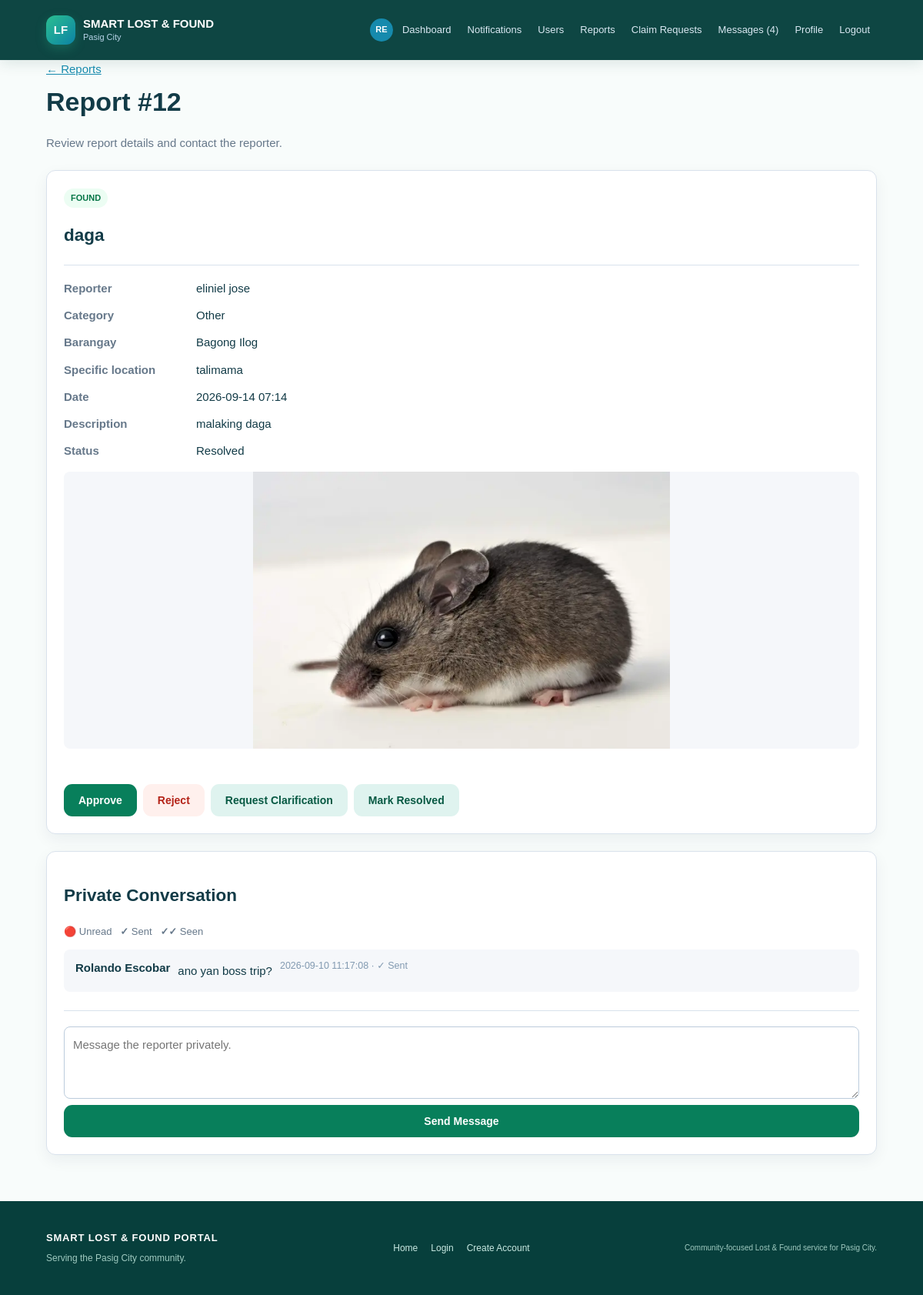
Page /admin/reports/12 (signed in) on the earlier database version.
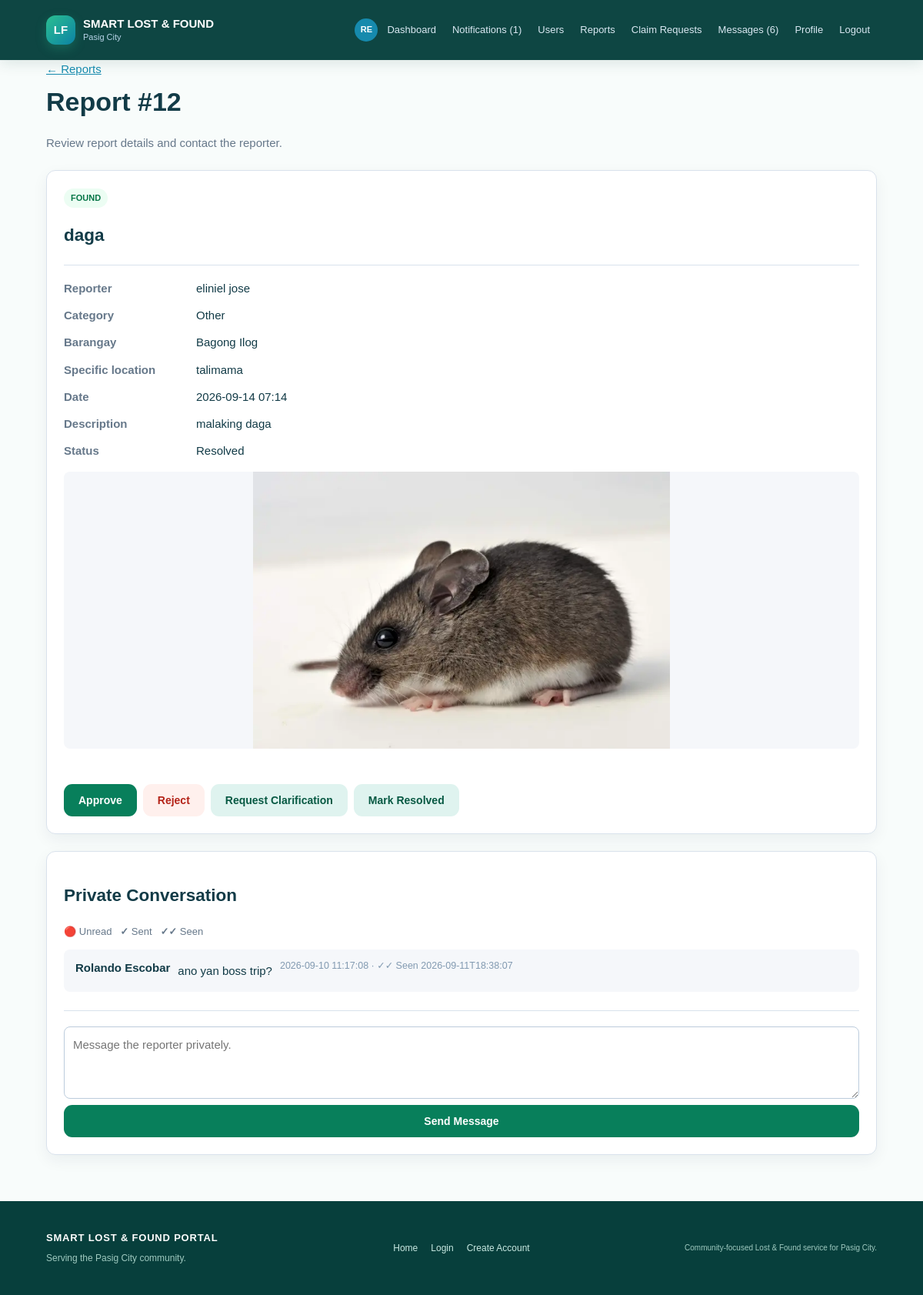
Same page on the later database version.
### tables this page shows
CREATE TABLE messages (id INTEGER PRIMARY KEY AUTOINCREMENT, sender_id INTEGER NOT NULL, recipient_id INTEGER, item_id INTEGER, claim_id INTEGER, body TEXT NOT NULL, created_at TEXT DEFAULT CURRENT_TIMESTAMP, read_at TEXT, FOREIGN KEY(sender_id) REFERENCES users(id), FOREIGN KEY(recipient_id) REFERENCES users(id), FOREIGN KEY(item_id) REFERENCES items(id), FOREIGN KEY(claim_id) REFERENCES claims(id));

CREATE TABLE users (id INTEGER PRIMARY KEY AUTOINCREMENT, username TEXT UNIQUE NOT NULL, email TEXT UNIQUE NOT NULL, password_hash TEXT NOT NULL, role TEXT NOT NULL DEFAULT 'STUDENT', full_name TEXT, student_id TEXT, security_question TEXT, security_answer_hash TEXT, account_status TEXT DEFAULT 'ACTIVE', created_at TEXT, profile_picture TEXT, theme_preference TEXT DEFAULT 'light');

### main.py (the view)
@app.route("/admin/reports/<int:item_id>")
def admin_report_detail(item_id):
    if (blocked := admin_required()):
        return blocked
    conn = get_connection()
    report_row = conn.execute("SELECT items.*,users.full_name,users.email,users.profile_picture FROM items JOIN users ON users.id=items.user_id WHERE items.id=?", (item_id,)).fetchone()
    changed = conn.execute(
        "UPDATE messages SET read_at=? WHERE item_id=? AND recipient_id=? AND read_at IS NULL",
        (now(), item_id, session["user_id"])
    )
    if changed.rowcount:
        log_action(conn, "MESSAGE_SEEN", f"{changed.rowcount} message(s) for report #{item_id} marked seen.")
    messages = conn.execute("SELECT messages.*,users.full_name,users.email,users.profile_picture FROM messages JOIN users ON users.id=messages.sender_id WHERE messages.item_id=? AND messages.claim_id IS NULL ORDER BY messages.id", (item_id,)).fetchall()
    conn.close()
    if not report_row:
        abort(404)
    return render_template("admin_report_detail.html", report=report_row, messages=messages)

### database.py (called while the page is built)
def get_connection():
    conn = sqlite3.connect(DB_NAME)
    conn.row_factory = sqlite3.Row
    conn.execute("PRAGMA foreign_keys = ON")
    return conn

### main.py (called while the page is built)
def now():
    return datetime.now().isoformat(timespec="seconds")

def is_admin(user=None):
    return bool(user and str(user["role"]).upper() == "ADMIN")

def current_user():
    user_id = session.get("user_id")
    if not user_id:
        return None
    conn = get_connection()
    user = conn.execute("SELECT * FROM users WHERE id=?", (user_id,)).fetchone()
    conn.close()
    return user

def user_required(message="Please log in to continue."):
    if not session.get("user_id"):
        flash(message, "info")
        return redirect(url_for("login", next=request.path))
    return None

def admin_required():
    blocked = user_required("Please log in as an administrator to continue.")
    if blocked:
        return blocked
    if not is_admin(current_user()):
        abort(403)
    return None

def avatar_url(user):
    filename = user["profile_picture"] if user and "profile_picture" in user.keys() else None
    return url_for("static", filename=f"uploads/avatars/{filename}") if filename else None

### templates/admin_report_detail.html
{% extends "base.html" %}{% block title %}Report #{{ report['id'] }} | Pasig City{% endblock %}{% block content %}<div class="page-head"><a href="{{ url_for('admin_reports') }}">&larr; Reports</a><h1>Report #{{ report['id'] }}</h1><p class="muted">Review report details and contact the reporter.</p></div><section class="panel"><span class="badge {{ report['item_type']|lower }}">{{ report['item_type']|title }}</span><h2>{{ report['item_name'] }}</h2><dl><dt>Reporter</dt><dd>{{ report['full_name'] or report['email'] }}</dd><dt>Category</dt><dd>{{ report['category'] }}</dd><dt>Barangay</dt><dd>{{ report['location'] }}</dd><dt>Specific location</dt><dd>{{ report['specific_location'] or 'Not provided' }}</dd><dt>Date</dt><dd>{{ report['item_date'] }} {{ report['item_time'] or '' }}</dd><dt>Description</dt><dd>{{ report['description'] or 'No description.' }}</dd><dt>Status</dt><dd>{{ report['status']|title }}</dd></dl>{% if report['image_filename'] %}<img class="detail-image" src="{{ public_item_image(report['image_filename']) }}" alt="Report image">{% endif %}<div class="admin-actions"><form method="post" action="{{ url_for('admin_report_action',item_id=report['id'],action='approve') }}"><button class="btn primary">Approve</button></form><form method="post" action="{{ url_for('admin_report_action',item_id=report['id'],action='reject') }}"><button class="btn danger">Reject</button></form><form method="post" action="{{ url_for('admin_report_action',item_id=report['id'],action='request-info') }}"><input type="hidden" name="notes" value="Please provide clarification about this report."><button class="btn secondary">Request Clarification</button></form><form method="post" action="{{ url_for('admin_report_action',item_id=report['id'],action='resolve') }}"><button class="btn secondary">Mark Resolved</button></form></div></section><section class="panel"><h2>Private Conversation</h2><p class="message-legend"><strong>🔴</strong> Unread &nbsp; <strong>✓</strong> Sent &nbsp; <strong>✓✓</strong> Seen</p>{% for message in messages %}<div class="chat-message"><b>{{ message['full_name'] or message['email'] }}</b><p>{{ message['body'] }}</p><small>{{ message['created_at'] }}{% if message['sender_id']==session['user_id'] %} &middot; {% if message['read_at'] %}✓✓ Seen {{ message['read_at'] }}{% else %}✓ Sent{% endif %}{% endif %}</small></div>{% else %}<div class="empty">No messages yet.</div>{% endfor %}<form method="post" action="{{ url_for('admin_report_message',item_id=report['id']) }}" class="message-form"><textarea name="body" rows="3" placeholder="Message the reporter privately." required></textarea><button class="btn primary">Send Message</button></form></section>{% endblock %}

Differences in the rows shown:
changed messages "ano yan boss trip?": read_at (not shown) → "2026-09-11T18:38:07"; no longer shows "✓ Sent"
Other differences:
{{ unread_notifications }}: (not shown) → "1"
{{ unread_messages }}: "4" → "6"
